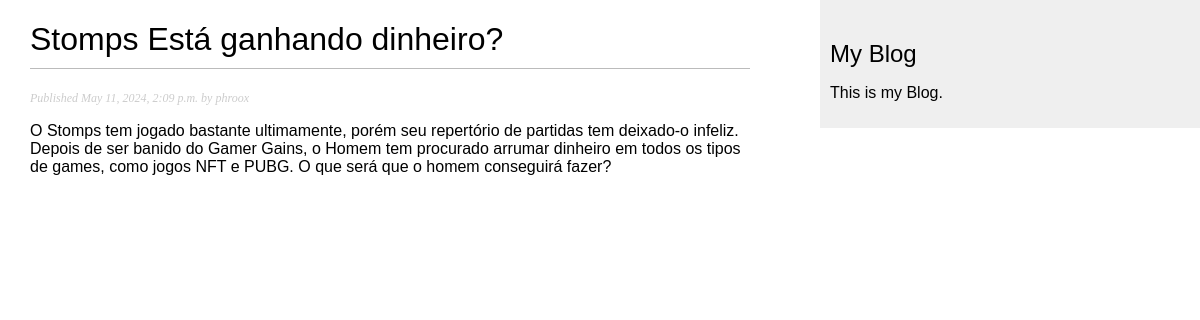
Page /blog/1/ on the committed database.
### blog/models.py (models this page shows)
class Post(models.Model):
    class Status(models.TextChoices): #classe de enumeração Status subclassificando models.TextChoices
        DRAFT = 'DF', 'Draft'
        PUBLISHED = 'PB', 'Published'
    title = models.CharField(max_length=250)
    slug = models.SlugField(max_length=250)
    author = models.ForeignKey( #define um relacionamento muitos para um com o modelo de usuário padrão, o que significa que cada postagem é escrita por um usuário e um usuário pode escrever qualquer número de postagens
        settings.AUTH_USER_MODEL,
        on_delete=models.CASCADE, # especifica o comportamento a adotar quando o objeto referenciado for excluído. Isso não é específico do Django; é um padrão SQL. Usando CASCADE, você especifica que quando o usuário referenciado for excluído, o banco de dados também excluirá todas as postagens de blog relacionadas.
        related_name='blog_posts' # para especificar o nome do relacionamento reverso, de Usuário para Postagem. Isso nos permitirá acessar objetos relacionados facilmente a partir de um objeto de usuário usando a notação user.blog_posts.
    )
    body = models.TextField()
    publish = models.DateTimeField(default=timezone.now) #publish = models.DateTimeField(db_default=Now()) #Django 5
    created = models.DateTimeField(auto_now_add=True)
    updated = models.DateTimeField(auto_now=True)
    status = models.CharField(
        max_length=2,
        choices=Status,
        default = Status.DRAFT  #Usamos DRAFT como opção padrão para este campo.
    )
    objects = models.Manager() #The default manager
    published = PublishedManager() # Our custom manager.

### blog/views.py (the view)
# urls.py: path('<int:id>/', views.post_detail, name='post_detail'),
def post_detail(request,id):
    try:
        post = get_object_or_404(Post, id=id, status=Post.Status.PUBLISHED)
    except Post.DoesNotExist:
        raise Http404("No Post found")
    return render(
        request,
        'blog/post/detail.html',
        {'post': post}
    )

### blog/templates/blog/post/detail.html (shortened to what this page needs)
{% extends "blog/base.html" %}
{% block content %}
  <h1>{{ post.title }}</h1>
  <p class="date">
    Published {{ post.publish }} by {{ post.author }}
  </p>
  {{ post.body|linebreaks }}
{% endblock %}

### blog/static/css/blog.css (style rules this page uses)
body { margin:0; padding:0; font-family:helvetica, sans-serif; }
h1 { font-weight:normal; border-bottom:1px solid #bbb; padding:0 0 10px 0; }
p.date { color:#ccc; font-family: georgia, serif; font-size: 12px; font-style: italic; }

### rows in the picture
Post: title "Stomps Está ganhando dinheiro?", publish "May 11, 2024, 2:09 p.m.", author "phroox", body "O Stomps tem jogado bastante ultimamente, porém seu repertório de partidas tem deixado-o infeliz. Depois de ser banido do Gamer Gains, o Homem tem procurado arrumar dinheiro em todos os tipos de games, como jogos NFT e PUBG. O que será que o homem conseguirá fazer?"
